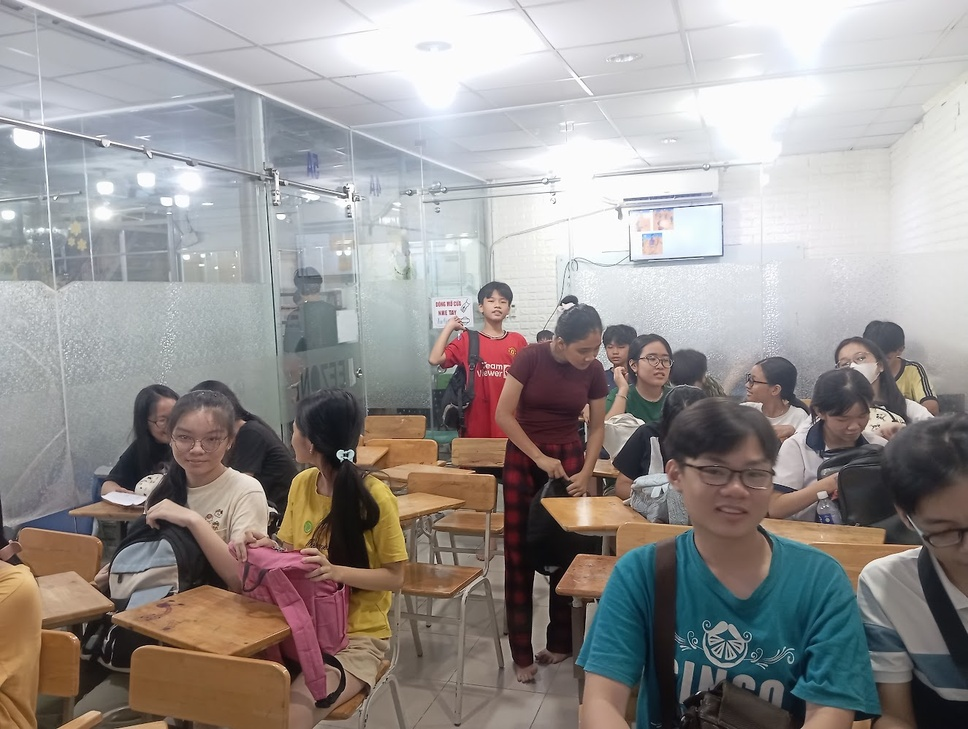
#> input picture day1/data/IMG_20251211_194645.jpg, 968 x 729 px, shrunk from 1325 x 998 before the run, found by its file name
$ python threshold.py
#> lines starting #> are read from the running program, lines starting #| are printed output that depends on the picture; after the words box and inside, x2 and y2 are one past the last pixel; in counts of white or black regions, pixels touching at a corner belong together
import os
import cv2
img = cv2.imread(os.path.join('.', 'data', 'C:\\Users\\User\\Desktop\\Projects\\day1\\data\\IMG_20251211_194645.jpg'))
#> img is the input picture: shape (729, 968, 3); mean B, G, R 145.5, 147.3, 152.1
# Convert to grayscale
gray = cv2.cvtColor(img, cv2.COLOR_BGR2GRAY)
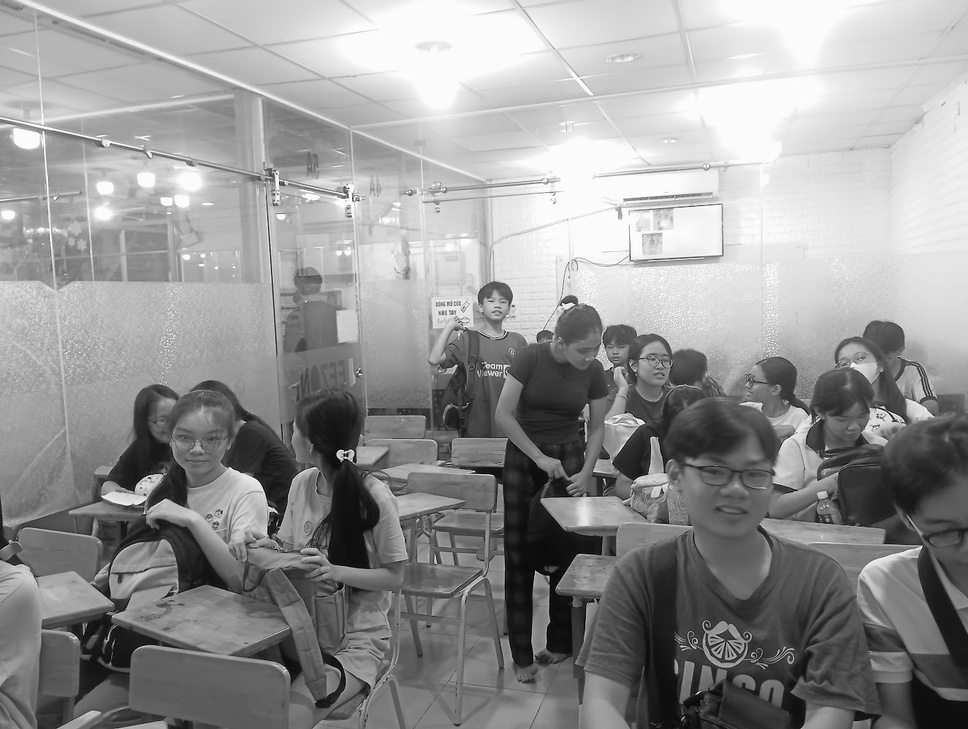
#> gray: shape (729, 968); min 0, max 255, mean 148.5
# Apply global thresholding
global_thresh_value = 127  # Threshold value (0-255)
_, global_thresh = cv2.threshold(gray, global_thresh_value, 255, cv2.THRESH_BINARY)
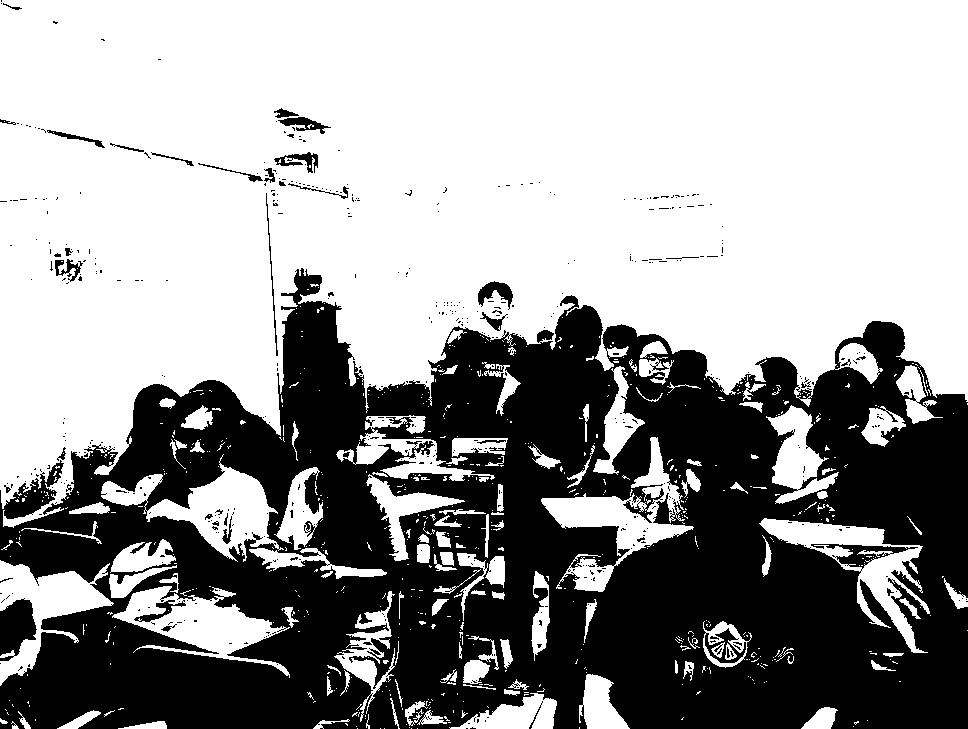
#> global_thresh: shape (729, 968); 60.9% white; 504 black regions (464 under 20 px), largest, box (x1, y1, x2, y2) and area: (0, 268, 968, 729) 269283, (0, 598, 37, 661) 1571, (478, 281, 513, 310) 480
# Apply adaptive thresholding
adaptive_thresh = cv2.adaptiveThreshold(gray, 255, cv2.ADAPTIVE_THRESH_GAUSSIAN_C, cv2.THRESH_BINARY, 11, 2)
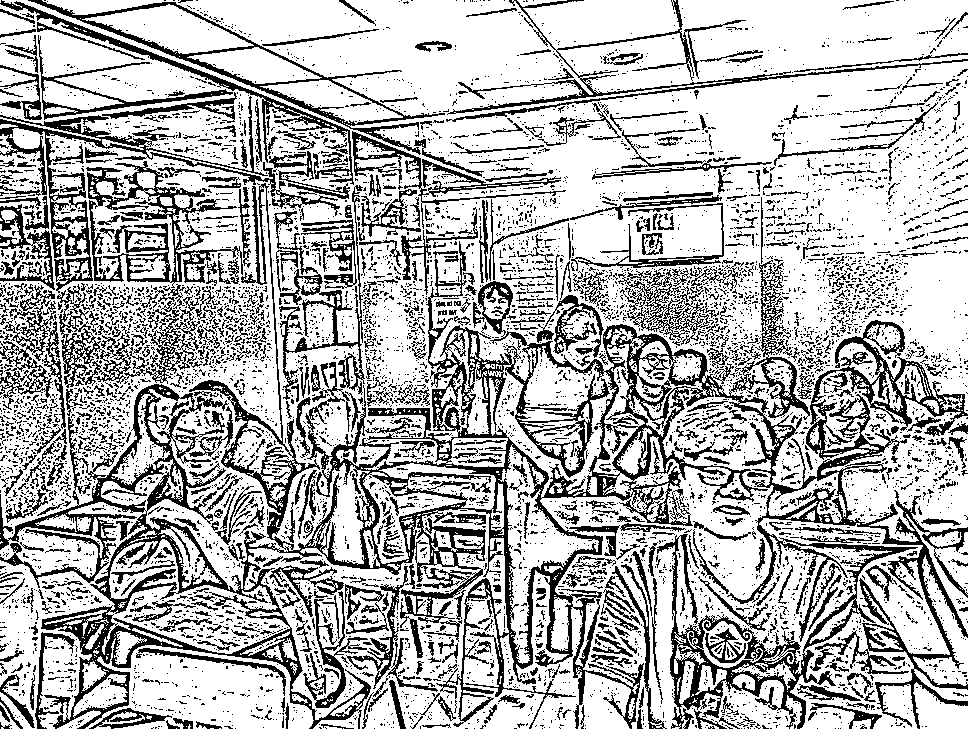
#> adaptive_thresh: shape (729, 968); 71% white; 6888 black regions (6117 under 20 px), largest, box (x1, y1, x2, y2) and area: (0, 183, 968, 729) 79649, (0, 96, 340, 293) 6027, (86, 161, 243, 288) 5032
# Visualize the results
cv2.imshow('Original Image', img)
cv2.imshow('Global Thresholding', global_thresh)
cv2.imshow('Adaptive Thresholding', adaptive_thresh)
cv2.waitKey(0)
cv2.destroyAllWindows()
